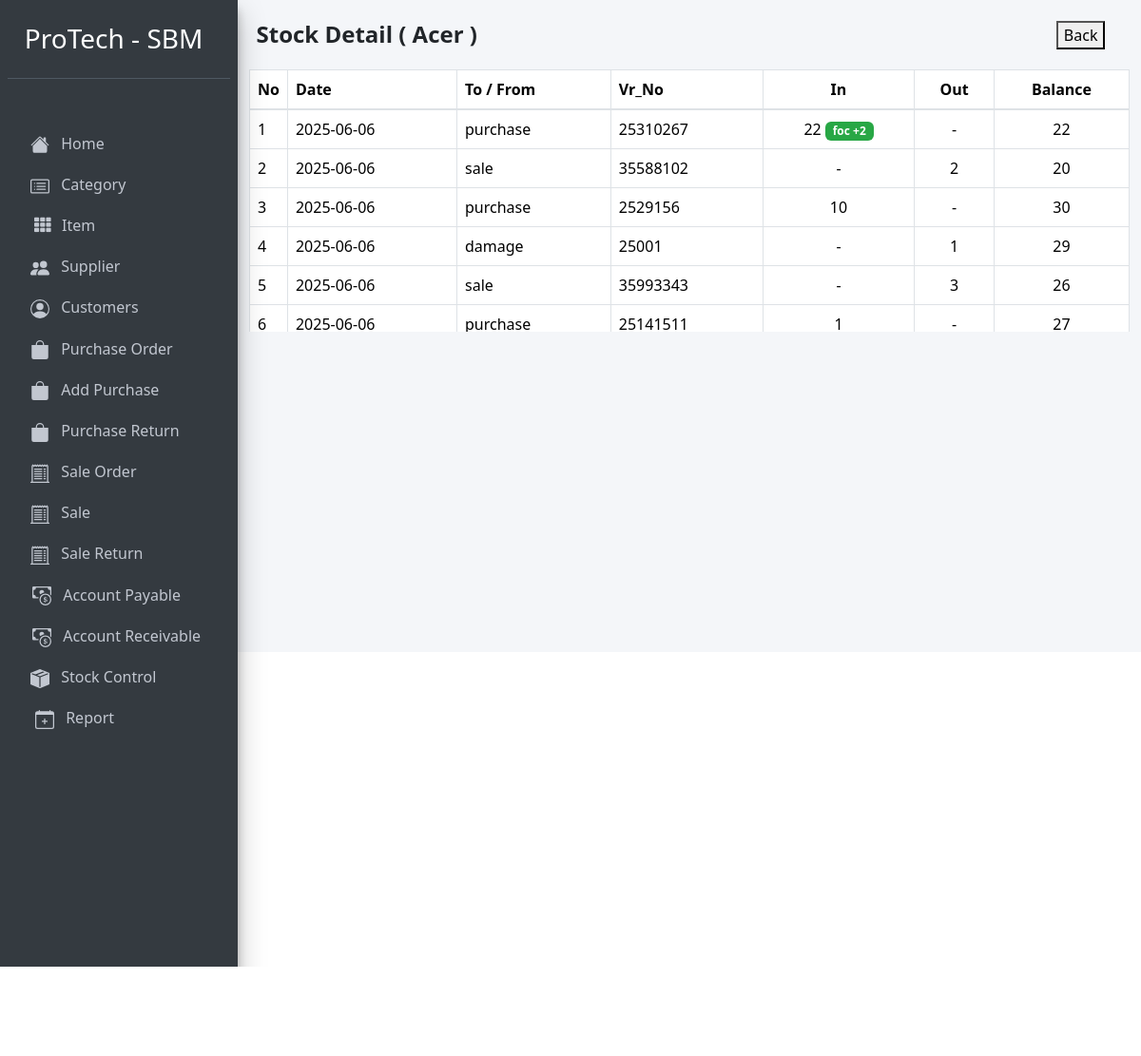
/stock_detail.php?item_id=2001, run on the app's committed database.
### tables this page shows
CREATE TABLE `item` (
  `id` int(11) NOT NULL,
  `item_id` varchar(255) NOT NULL,
  `item_name` varchar(255) NOT NULL,
  `categories_id` varchar(255) NOT NULL,
  `original_price` int(11) NOT NULL,
  `selling_price` int(11) NOT NULL
);

CREATE TABLE `stock` (
  `id` int(11) NOT NULL,
  `date` date NOT NULL,
  `item_id` int(11) NOT NULL,
  `vr_no` int(11) NOT NULL,
  `to_from` varchar(100) NOT NULL,
  `in_qty` int(11) NOT NULL,
  `out_qty` int(11) NOT NULL,
  `foc_qty` int(11) NOT NULL,
  `balance` int(11) NOT NULL
);

### stock_detail.php (the view, shortened to what this page needs)
<?php
require '../Config/config.php';
  ?>
  <?php include 'header.php'; ?>
<?php
    $item_id = $_GET['item_id'];
    $stockstmt = $pdo->prepare("SELECT * FROM stock WHERE item_id='$item_id'");
    $stockstmt->execute();
    $stockdata = $stockstmt->fetchAll();
    $itemstmt = $pdo->prepare("SELECT * FROM item WHERE item_id='$item_id'");
    $itemstmt->execute();
    $item = $itemstmt->fetch(PDO::FETCH_ASSOC);
 ?>
<div class="container">
  <div class="d-flex" style="margin-top:-17px;">
    <h4 class="col-11"><b>Stock Detail ( <?php echo $item['item_name']; ?> )</b></h4>
    <a href="stock_control.php"><button class="">Back</button></a>
  </div>
  <div class="outer" style="margin-top:-10px;">
    <table class="table table-bordered mt-4 table-hover">
      <thead>
        <tr>
          <th style="width: 10px">No</th>
          <th>Date</th>
          <th>To / From</th>
          <th>Vr_No</th>
          <th class="text-center">In</th>
          <th class="text-center">Out</th>
          <th class="text-center">Balance</th>
        </tr>
      </thead>
      <tbody>
        <?php
          if ($stockdata) {
            $id = 1;
            foreach ($stockdata as $value) {
         ?>
        <tr>
          <td><?php echo $id; ?></td>
          <td><?php echo $value['date'];?></td>
          <td><?php echo $value['to_from'];?></td>
          <td><?php echo $value['vr_no'];?></td>
          <td class="text-center">
            <?php
             if(!empty($value['in_qty'])){
                if($value['foc_qty'] != 0){
                    echo $value['in_qty'];
                    ?>
                    <span class="badge badge-success">foc +2</span>
                    <?php
                }else{
                    echo $value['in_qty'];
                }
              }else{
                  echo '-';
             }
            ?>
          </td>
          <td class="text-center">
            <?php
              if(!empty($value['out_qty'])){
                  if($value['foc_qty'] != 0){
                      echo $value['out_qty'];
                      ?>
                      <span class="badge badge-success">foc +2</span>
                      <?php
                  }else{
                      echo $value['out_qty'];
                  }
                }else{
                    echo '-';
              }
              ?>
          </td>
          <td class="text-center"><?php echo $value['balance'];?></td>
        </tr>
        <?php
          $id++;
            }
          }
         ?>
      </tbody>
    </table>
  </div>
</div>

### stock_detail.php (style rules this page uses)
.outer { overflow-y: auto; height: 300px; }
.outer { width: 100%; -layout: fixed; }
.outer th { text-align: left; top: 0; position: sticky; background-color: white; }

### data on the page
item: item_name "Acer"
stock: date "2025-06-06", to_from "purchase", vr_no "25310267", in_qty "22", balance "22"
stock: date "2025-06-06", to_from "sale", vr_no "35588102", out_qty "2", balance "20"
stock: date "2025-06-06", to_from "purchase", vr_no "2529156", in_qty "10", balance "30"
stock: date "2025-06-06", to_from "damage", vr_no "25001", out_qty "1", balance "29"
stock: date "2025-06-06", to_from "sale", vr_no "35993343", out_qty "3", balance "26"
stock: date "2025-06-06", to_from "purchase", vr_no "25141511", in_qty "1", balance "27"
